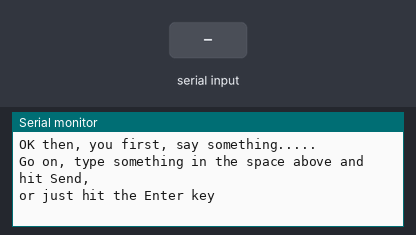
The sketch below on a simulated Arduino Uno, built with avr-gcc and run on an emulated ATmega328P. Parts: the last lines printed to the serial monitor. Inputs (shaded band) come from the test bench.

Above: at 1.2 s.
1.3 s: "1" received over Serial
At 2.5 s:
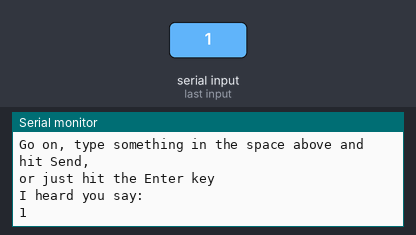
2.8 s: "0" received over Serial
At 3.7 s:
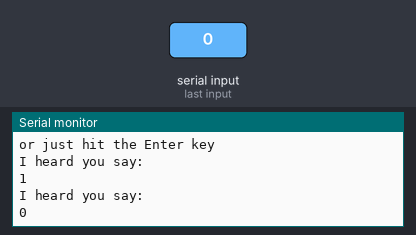
4.3 s: "2" received over Serial
At 4.8 s:
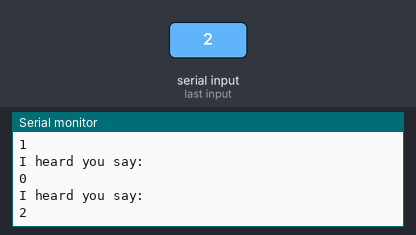

Measured:
- after the input at 1.3 s, the serial monitor: prints a new line at once (image 1)
- after the input at 2.8 s, the serial monitor: prints a new line at once (image 2)
- after the input at 4.3 s, the serial monitor: prints a new line at once (image 3)

The sketch:

Bluetooth2.ino
```cpp
void setup()
{
Serial.begin(9600); //note this may need to be changed to match your module
Serial.println("OK then, you first, say something.....");
Serial.println("Go on, type something in the space above and hit Send,");
Serial.println("or just hit the Enter key");
}
void loop()
{
while(Serial.available()==0)
{}
Serial.println("");
Serial.println("I heard you say:");
while(Serial.available()>0)
{
Serial.write(Serial.read());// note it is Serial.WRITE
}
Serial.println("");
}
```
